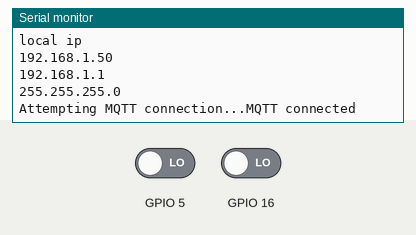
This program was run on a simulated ESP8266 (NodeMCU). Shown: the last lines printed to the serial monitor. The inputs (shaded band) are chosen by the test bench; at power-on: GPIO 5 LOW, GPIO 16 LOW. WiFi joins after 1.5 s; servers stay silent unless stated; storage starts empty; no MQTT or app messages arrive unless stated.

Above: at 2.7 s.
2.8 s: GPIO 5 driven HIGH
At 3.5 s:
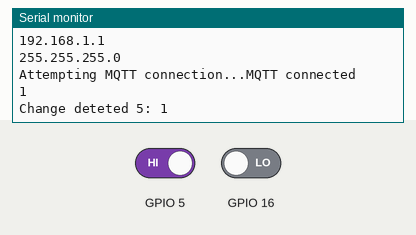
4.3 s: GPIO 16 driven HIGH
At 4.7 s:
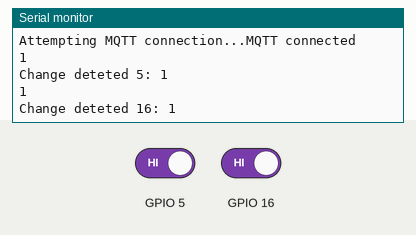
5.8 s: GPIO 5 driven LOW
At 7.0 s:
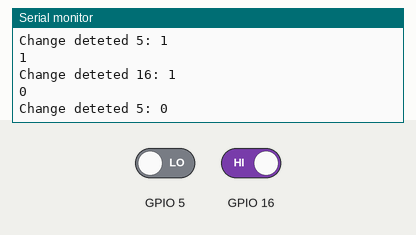
7.3 s: GPIO 16 driven LOW
At 8.1 s:
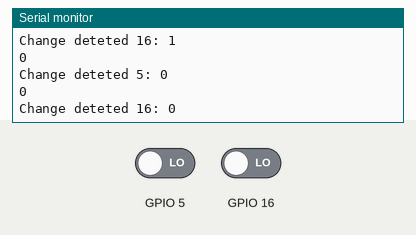
Timing chart, 0 to 9.8 s (numbered marks = the images above; inputs shaded):
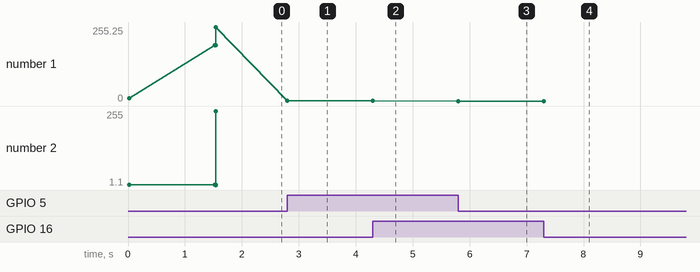

Measured:
- after the input at 2.8 s, the serial monitor: prints a new line at once (image 1)
- after the input at 4.3 s, the serial monitor: prints a new line at once (image 2)
- after the input at 5.8 s, the serial monitor: prints a new line at once (image 3)
- after the input at 7.3 s, the serial monitor: prints a new line at once (image 4)
- plotted number 1: 255.25 → 1 after the input at 2.8 s, 1 → 0 after the input at 5.8 s

The program:

main.cpp
```cpp
#include <Arduino.h>
#include <FS.h>
#include <ESP8266WiFi.h>
#include <DNSServer.h>
#include <ESP8266WebServer.h>
#include <WiFiManager.h>
#include <ArduinoJson.h>
#include <PubSubClient.h>


char mqtt_server[40];
char mqtt_port[6] = "1883";
char mqtt_topic_1[40];
char mqtt_topic_2[40];
char static_ip[16] = "10.0.1.56";
char static_gw[16] = "10.0.1.1";
char static_sn[16] = "255.255.255.0";
bool shouldSaveConfig = true;
WiFiClient espClient;
PubSubClient client(espClient);

int state16 = 0;
int prevstate16 = 0;
char sstate16[1];
int state5 = 0;
int prevstate5 = 0;
char sstate5[1];

void saveConfigCallback () {
  Serial.println("Should save config");
  shouldSaveConfig = true;
}

void setup() {
  Serial.begin(115200);
  Serial.println();
  Serial.println("Mounting FS...");

  if (SPIFFS.begin()) {
    Serial.println("Mounted file system");
    if (SPIFFS.exists("/config.json")) {
      Serial.println("Reading config file");
      File configFile = SPIFFS.open("/config.json", "r");
      if (configFile) {
        Serial.println("Opened config file");
        DynamicJsonDocument jsonBuffer(1024);
        DeserializationError error = deserializeJson(jsonBuffer, configFile);
        if (!error) {
          Serial.println("\nParsed json");
          strcpy(mqtt_server, jsonBuffer["mqtt_server"]);
          strcpy(mqtt_port, jsonBuffer["mqtt_port"]);
          strcpy(mqtt_topic_1, jsonBuffer["mqtt_topic_1"]);
          strcpy(mqtt_topic_2, jsonBuffer["mqtt_topic_2"]);

          if(jsonBuffer["ip"]) {
            Serial.println("Setting custom ip from config");
            strcpy(static_ip, jsonBuffer["ip"]);
            strcpy(static_gw, jsonBuffer["gateway"]);
            strcpy(static_sn, jsonBuffer["subnet"]);
            Serial.println(static_ip);
          } else {
            Serial.println("No custom ip in config");
          }
        } else {
          Serial.println("Failed to load json config");
        }
      }
    }
  } else {
    Serial.println("Failed to mount FS");
  }

  Serial.println(static_ip);
  Serial.println(mqtt_server);
  Serial.println(mqtt_topic_1);
  Serial.println(mqtt_topic_2);

  WiFiManagerParameter custom_mqtt_server("server", "mqtt server", mqtt_server, 40);
  WiFiManagerParameter custom_mqtt_port("port", "mqtt port", mqtt_port, 5);
  WiFiManagerParameter custom_mqtt_topic_1("topic_1", "mqtt topic 1", mqtt_topic_1, 40);
  WiFiManagerParameter custom_mqtt_topic_2("topic_2", "mqtt topic 2", mqtt_topic_2, 40);

  WiFiManager wifiManager;
  wifiManager.setSaveConfigCallback(saveConfigCallback);

  // IPAddress _ip,_gw,_sn;
  // _ip.fromString(static_ip);
  // _gw.fromString(static_gw);
  // _sn.fromString(static_sn);
  //
  // wifiManager.setSTAStaticIPConfig(_ip, _gw, _sn);

  wifiManager.addParameter(&custom_mqtt_server);
  wifiManager.addParameter(&custom_mqtt_port);
  wifiManager.addParameter(&custom_mqtt_topic_1);
  wifiManager.addParameter(&custom_mqtt_topic_2);

  wifiManager.setMinimumSignalQuality();
  wifiManager.setTimeout(120);

  if (!wifiManager.autoConnect("Contact-Sensor-Setup", "default-password")) {
    Serial.println("Failed to connect and hit timeout");
    delay(3000);
    ESP.reset();
    delay(5000);
  }

  Serial.println("Connected to network");
  Serial.println(WiFi.localIP().toString());

  //read updated parameters
  strcpy(mqtt_server, custom_mqtt_server.getValue());
  strcpy(mqtt_port, custom_mqtt_port.getValue());
  strcpy(mqtt_topic_1, custom_mqtt_topic_1.getValue());
  strcpy(mqtt_topic_2, custom_mqtt_topic_2.getValue());

  //save the custom parameters to FS
  if (shouldSaveConfig) {
    Serial.println("Saving config");
    DynamicJsonDocument jsonBuffer(1024);

    jsonBuffer["mqtt_server"] = mqtt_server;
    jsonBuffer["mqtt_port"] = mqtt_port;
    jsonBuffer["mqtt_topic_1"] = mqtt_topic_1;
    jsonBuffer["mqtt_topic_2"] = mqtt_topic_2;
    jsonBuffer["ip"] = WiFi.localIP().toString();
    jsonBuffer["gateway"] = WiFi.gatewayIP().toString();
    jsonBuffer["subnet"] = WiFi.subnetMask().toString();

    File configFile = SPIFFS.open("/config.json", "w");
    if (!configFile) {
      Serial.println("Failed to open config file for writing");
    }
    serializeJson(jsonBuffer, configFile);
    configFile.close();
  }

  Serial.println("local ip");
  Serial.println(WiFi.localIP());
  Serial.println(WiFi.gatewayIP());
  Serial.println(WiFi.subnetMask());

  pinMode(16, INPUT);
  pinMode(5, INPUT);
  client.setServer(mqtt_server, atoi(mqtt_port));
}

void reconnect() {
  while(!client.connected()) {
    Serial.print("Attempting MQTT connection...");
    String clientId = "ESP8266Client-";
    if(client.connect(clientId.c_str())) {
      Serial.println("MQTT connected");
    } else {
      Serial.print("Failed, rc=");
      Serial.print(client.state());
      Serial.println("Try again in 5 seconds");
      delay(5000);
    }
  }
}

void loop() {
  if (!client.connected()) {
    reconnect();
  }
  client.loop();
  state16 = digitalRead(16);
  state5 = digitalRead(5);
  if (state16 != prevstate16) {
    prevstate16 = state16;
    Serial.println(state16);
    itoa(state16, sstate16, 10);
    client.publish(mqtt_topic_1, sstate16);
    Serial.println("Change deteted 16: " + String(sstate16));
  }
  if (state5 != prevstate5) {
    prevstate5 = state5;
    Serial.println(state5);
    itoa(state5, sstate5, 10);
    client.publish(mqtt_topic_2, sstate5);
    Serial.println("Change deteted 5: " + String(sstate5));
  }
}
```
